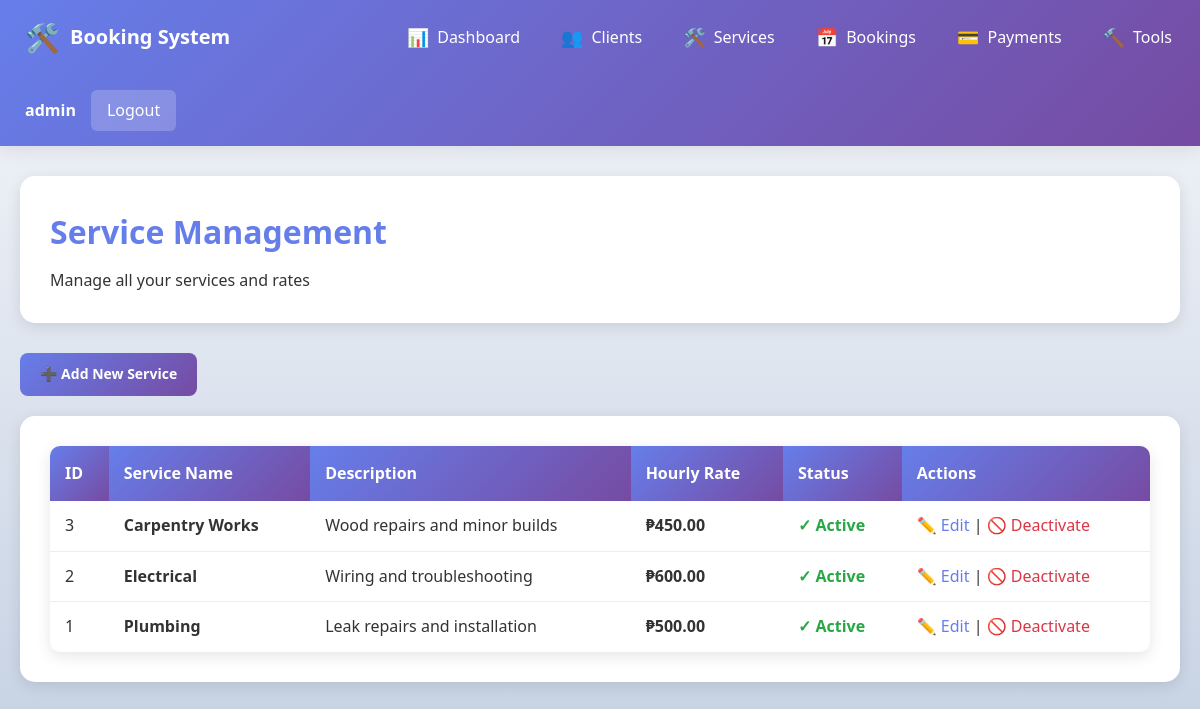
The app's page /pages/services_list.php (signed in) with its own data.
### tables this page shows
CREATE TABLE IF NOT EXISTS services (
  service_id INT AUTO_INCREMENT PRIMARY KEY,
  service_name VARCHAR(150) NOT NULL,
  description TEXT,
  hourly_rate DECIMAL(10,2) NOT NULL DEFAULT 0.00,
  is_active TINYINT(1) NOT NULL DEFAULT 1,
  created_at TIMESTAMP DEFAULT CURRENT_TIMESTAMP
);

### pages/services_list.php (the view, shortened to what this page needs)
<?php
include "../db.php";
$result = mysqli_query($conn, "SELECT * FROM services ORDER BY service_id DESC");
?>
<!DOCTYPE html>
<html lang="en">
<head>
    <link rel="stylesheet" href="../style.css">
</head>
<body>
    <?php include "../nav.php"; ?>
    <div class="container">
        <div class="page-header">
            <h1>Service Management</h1>
            <p>Manage all your services and rates</p>
        </div>
        <div style="margin-bottom: 20px;">
            <a href="services_add.php" class="btn">➕ Add New Service</a>
        </div>
        <div class="card">
            <table>
                <thead>
                    <tr>
                        <th>ID</th>
                        <th>Service Name</th>
                        <th>Description</th>
                        <th>Hourly Rate</th>
                        <th>Status</th>
                        <th>Actions</th>
                    </tr>
                </thead>
                <tbody>
                    <?php while ($row = mysqli_fetch_assoc($result)): ?>
                        <tr>
                            <td><?php echo $row['service_id']; ?></td>
                            <td><strong><?php echo htmlspecialchars($row['service_name']); ?></strong></td>
                            <td><?php echo htmlspecialchars(substr($row['description'], 0, 50)); ?><?php echo strlen($row['description']) > 50 ? '...' : ''; ?></td>
                            <td><strong>₱<?php echo number_format($row['hourly_rate'], 2); ?></strong></td>
                            <td>
                                <?php if ($row['is_active'] == 1): ?>
                                    <span style="color: #28a745; font-weight: 600;">✓ Active</span>
                                <?php else: ?>
                                    <span style="color: #dc3545; font-weight: 600;">✗ Inactive</span>
                                <?php endif; ?>
                            </td>
                            <td>
                                <a href="services_edit.php?id=<?php echo $row['service_id']; ?>">✏️ Edit</a>
                                <?php if ($row['is_active'] == 1): ?>
                                    |
                                    <a href="services_list.php?delete_id=<?php echo $row['service_id']; ?>"
                                       onclick="return confirm('Deactivate this service?')"
                                       style="color: #dc3545;">
                                        🚫 Deactivate
                                    </a>
                                <?php endif; ?>
                            </td>
                        </tr>
                    <?php endwhile; ?>
                </tbody>
            </table>
        </div>
    </div>
</body>
</html>

### nav.php
<!DOCTYPE html>
<html>
<head>
    <link rel="stylesheet" href="<?php echo (strpos($_SERVER['PHP_SELF'], '/pages/') !== false) ? '../style.css' : 'style.css'; ?>">
</head>
<body>
    <nav class="navbar">
        <div class="nav-brand">
            <span class="nav-logo">🛠️</span>
            <span class="nav-title">Booking System</span>
        </div>
        <div class="nav-links">
            <?php
            $base = (strpos($_SERVER['PHP_SELF'], '/pages/') !== false) ? '../' : '';
            $pages_dir = (strpos($_SERVER['PHP_SELF'], '/pages/') !== false) ? '' : 'pages/';
            ?>
            <a href="<?php echo $base; ?>index.php" class="nav-link">
                <span class="nav-icon">📊</span> Dashboard
            </a>
            <a href="<?php echo $base . $pages_dir; ?>clients_list.php" class="nav-link">
                <span class="nav-icon">👥</span> Clients
            </a>
            <a href="<?php echo $base . $pages_dir; ?>services_list.php" class="nav-link">
                <span class="nav-icon">🛠️</span> Services
            </a>
            <a href="<?php echo $base . $pages_dir; ?>bookings_list.php" class="nav-link">
                <span class="nav-icon">📅</span> Bookings
            </a>
            <a href="<?php echo $base . $pages_dir; ?>payments_list.php" class="nav-link">
                <span class="nav-icon">💳</span> Payments
            </a>
            <a href="<?php echo $base . $pages_dir; ?>tools_list_assign.php" class="nav-link">
                <span class="nav-icon">🔨</span> Tools
            </a>
        </div>
        <div class="nav-user">
            <span class="user-name"><?php echo isset($_SESSION['username']) ? htmlspecialchars($_SESSION['username']) : 'Guest'; ?></span>
            <a href="<?php echo $base; ?>logout.php" class="logout-btn">Logout</a>
        </div>
    </nav>
</body>
</html>

### style.css (style rules this page uses)
* { box-sizing: border-box; margin: 0; padding: 0; }
:root { --primary: #667eea; --primary-dark: #5568d3; --secondary: #764ba2; --success: #28a745; --danger: #dc3545; --warning: #ffc107; --info: #17a2b8; --light: #f8f9fa; --dark: #343a40; --gray: #6c757d; --shadow: 0 4px 15px rgba(0, 0, 0, 0.1); --shadow-lg: 0 10px 30px rgba(0, 0, 0, 0.15); }
body { font-family: 'Segoe UI', Tahoma, Geneva, Verdana, sans-serif; background: linear-gradient(to bottom, #f5f7fa 0%, #c3cfe2 100%); min-height: 100vh; color: #333; line-height: 1.6; }
.navbar { background: linear-gradient(135deg, #667eea 0%, #764ba2 100%); padding: 0; box-shadow: 0 2px 20px rgba(0, 0, 0, 0.1); display: flex; align-items: center; justify-content: space-between; flex-wrap: wrap; position: sticky; top: 0; z-index: 1000; }
.nav-brand { padding: 15px 25px; display: flex; align-items: center; gap: 10px; font-weight: 700; font-size: 20px; color: white; }
.nav-logo { font-size: 28px; }
.nav-links { display: flex; flex-wrap: wrap; gap: 5px; padding: 10px; }
.nav-link { color: white; text-decoration: none; padding: 10px 18px; border-radius: 8px; transition: all 0.3s ease; display: flex; align-items: center; gap: 8px; font-weight: 500; }
.nav-icon { font-size: 18px; }
.nav-user { padding: 15px 25px; display: flex; align-items: center; gap: 15px; color: white; }
.user-name { font-weight: 600; }
.logout-btn { background: rgba(255, 255, 255, 0.2); color: white; padding: 8px 16px; border-radius: 6px; text-decoration: none; transition: all 0.3s ease; font-weight: 500; }
.container { max-width: 1200px; margin: 30px auto; padding: 0 20px; }
.page-header { background: white; padding: 30px; border-radius: 15px; box-shadow: var(--shadow); margin-bottom: 30px; }
.page-header h1 { color: var(--primary); font-size: 32px; margin-bottom: 10px; }
.btn { display: inline-block; padding: 10px 20px; background: linear-gradient(135deg, #667eea 0%, #764ba2 100%); color: white; border-radius: 8px; text-decoration: none; font-size: 14px; font-weight: 600; border: none; cursor: pointer; transition: all 0.3s ease; }
table { width: 100%; border-collapse: collapse; background: white; border-radius: 10px; overflow: hidden; box-shadow: var(--shadow); }
table th { background: linear-gradient(135deg, #667eea 0%, #764ba2 100%); color: white; padding: 15px; text-align: left; font-weight: 600; }
table td { padding: 12px 15px; border-bottom: 1px solid #eee; }
table tr:last-child td { border-bottom: none; }
table a { color: var(--primary); text-decoration: none; font-weight: 500; transition: color 0.3s; }
.card { background: white; padding: 30px; border-radius: 15px; box-shadow: var(--shadow); margin-bottom: 20px; }
.container > * { animation: fadeIn 0.5s ease-out; }

### records on screen
services: service_id "3", service_name "Carpentry Works", description "Wood repairs and minor builds", hourly_rate "450.00", is_active "✓ Active"
services: service_id "2", service_name "Electrical", description "Wiring and troubleshooting", hourly_rate "600.00", is_active "✓ Active"
services: service_id "1", service_name "Plumbing", description "Leak repairs and installation", hourly_rate "500.00", is_active "✓ Active"

### other values on screen
$_SESSION['username'] "admin"
